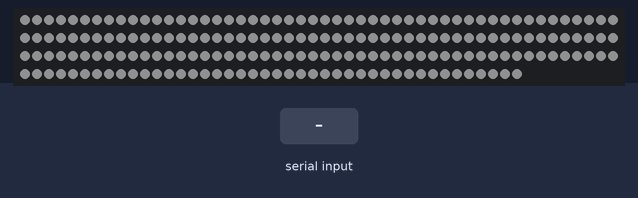
The sketch below on a simulated Arduino Uno, built with avr-gcc and run on an emulated ATmega328P. Shown: 192 RGB LEDs in strip order, left to right, continuing on the next row. The inputs (shaded band) are chosen by the test bench. Dim RGB values are drawn brighter than linear.

Above: at 2.7 s.
5.2 s: byte 56 (56) received over Serial
At 6.0 s:
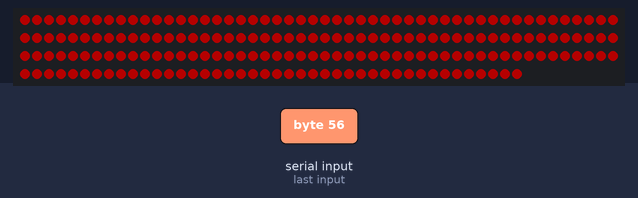
8.2 s: "1" received over Serial
At 9.2 s:
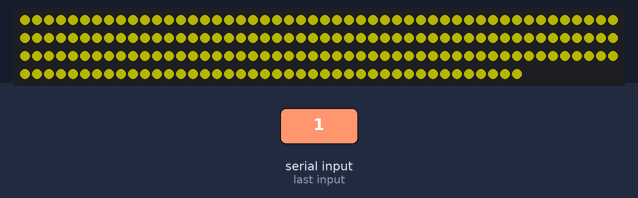
9.7 s: byte 57 (57) received over Serial
At 10.5 s:
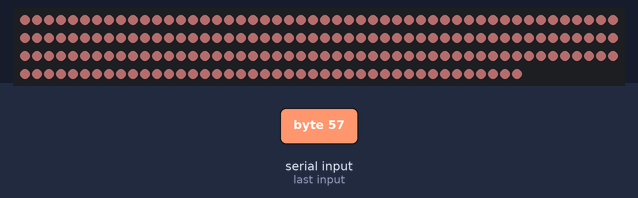
11.2 s: byte 99 (99) received over Serial
At 13.1 s:
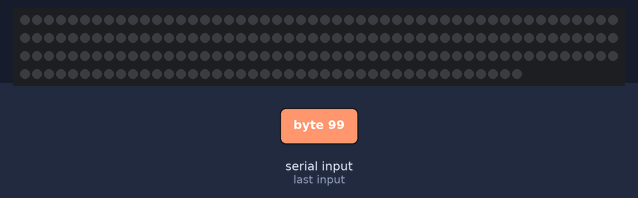
13.6 s: "2" received over Serial
At 14.3 s:
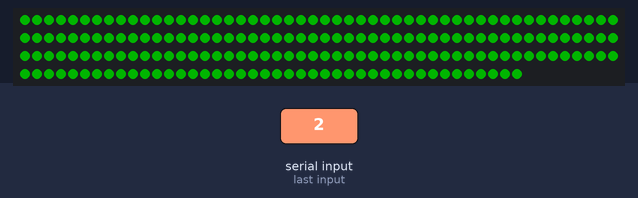
15.1 s: "4" received over Serial
At 15.6 s:
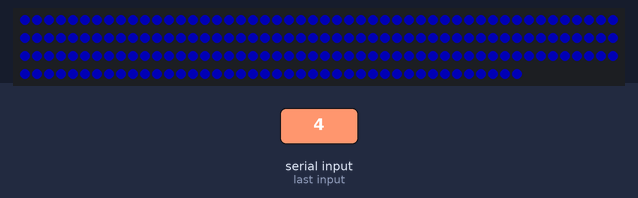
Timing chart, 0 to 17.6 s (numbered marks = the images above; inputs shaded):
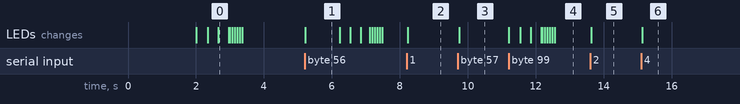

Measured:
- after the input at 5.2 s, the LEDs: change at once (image 1)
- after the input at 8.2 s, the LEDs: change at once (image 2)
- after the input at 9.7 s, the LEDs: change after 0.05 s (image 3)
- after the input at 11.2 s, the LEDs: first change at once (image 4 shows a later state)
- after the input at 13.6 s, the LEDs: change at once (image 5)
- after the input at 15.1 s, the LEDs: change at once (image 6)

The sketch:

newLightsAltFlow.ino
```cpp
#include <FastLED.h>


#define LED_PIN     11
#define NUM_LEDS    8*24
#define BRIGHTNESS  64
#define LED_TYPE    WS2812B
#define COLOR_ORDER GRB
#define UPDATES_PER_SECOND 100
CRGBArray<NUM_LEDS> leds;
void setup() {
    millidel( 2000 ); //  power-up safety millidel
    FastLED.addLeds<LED_TYPE, LED_PIN, COLOR_ORDER>(leds, NUM_LEDS).setCorrection( TypicalLEDStrip );
    FastLED.setBrightness(  BRIGHTNESS );
    Serial.begin(9600);

    fillLeds(255,255,255);
    millidel(100);
    fadeAll();
}


uint8_t RControl = 0;
uint8_t GControl = 0;
uint8_t BControl = 0;
int flashRateControl = 0; //  0 means no flashing, btw.
int flashCountControl = 0;

unsigned long flashingTimer;
bool LEDsFlashingOn = false;
int flashCounter = 0;

void loop() {
    if (Serial.available()) {
      int x = Serial.read();
      // Serial.print(x);
      handleRequest(x);
    }
    if ( flashRateControl != 0 ) {
      if ( millis() > flashingTimer ) {
        flashingTimer = millis() + flashRateControl;

        if ( LEDsFlashingOn ) {
          fillLeds( 0 , 0 , 0 );
        } else {
          if ( flashCounter++ == flashCountControl ) {
            setLeds( 0 , 0 , 0 , 0 );
          } else {
            fillLeds( RControl , GControl , BControl );
          }
        }
        LEDsFlashingOn = !LEDsFlashingOn;
      }
    } else {
      fillLeds( RControl , GControl , BControl );
    }
    FastLED.show();
    FastLED.delay(1000 / UPDATES_PER_SECOND);
}

void handleRequest(int x){
  switch ( x ) {
        case (int)'-': // All off
          setLeds( 0 , 0 , 0 , 0 );
          break;
        case 48: // Power On
          setLeds( 255 , 255 , 255 , 0 );
          break;
        case 49: // Disabled
          setLeds( 255 , 255 , 0 , 0 );
          break;
        case 50: // Auto Enabled
          setLeds( 0 , 255 , 0 , 0 );
          break;
        case 51: // Auto Disabled
          setLeds( 0 , 0 , 0 , 0 );
          break;
        case 52: // Telop Enabled
          setLeds( 0 , 0 , 255 , 0 );
          break;
        case 53: // Telop Disable
          setLeds( 0 , 0 , 0 , 0 );
          break;
        case 54: // Test enable
          setLeds( 255 , 0 , 0 , 0 );
          break;
        case 55: // Test disable
          setLeds( 0 , 0 , 0 , 0 );
          break;
        case 56: // Emergency stop
          fillLeds( 255 , 0 , 0 );
          millidel(1000);
          fadeAll();
          setLeds( 0 , 0 , 0 , 0 );
          break;
        case 57: // Battery Critical
          /*FastLED.setBrightness(10);
          cautionStripes(CRGB::Brown);*/
          setLeds( 255 , 150 , 150 , 0 );
          break;
        case 97: // Signal Hatch
          setLeds( 255 , 255 , 0 , 250 );
          break;
        case 98: // Signal Cargo
          setLeds( 255 , 0 , 0 , 250 );
          break;
        case 99: // Compressor Full
          fillLeds(255, 0, 255);
          millidel(100);
          fadeAll();
          setLeds( 0 , 0 , 0 , 0 );
          break;
        case 100: // Connection Fault
          setLeds( 255 , 0 , 255 , 750 );
          break;
        case 101: // Connection Made
          setLeds( 0 , 255 , 0 , 750 );
        default:
          setLeds( 0 , 0 , 0 , 0 );
          break;
  }
}

void setLeds ( uint8_t r , uint8_t g , uint8_t b , int _flashRate ) {
  // set controls:
  RControl = r;
  GControl = g;
  BControl = b;
  flashRateControl = _flashRate;

  // set lesser-used controls to their default values:
  flashCountControl = 5;

  // reset other variables:
  flashCounter = 0;
  flashingTimer = 0;
  LEDsFlashingOn = false;
}

void fillLeds(int r, int g, int b){
  for(int i = 0; i < NUM_LEDS; i++){
    leds[i] = CRGB(r, g, b);
  }
  FastLED.show();
}
void fadeAll() {
  for(int i = 0; i < 100; i++){
    leds.fadeToBlackBy(10);
    FastLED.delay(1000/UPDATES_PER_SECOND);
    FastLED.show();

  }
}
void cautionStripes(CRGB color){
  for(int i = 0; i < NUM_LEDS; i++){
    if(i % 2 == 0){
      leds[i] = color;
    }else{
      leds[i] = CRGB::Black;
    }
  }
}
void flash(CRGB color, int count, int del){
  for(int i = 0; i < count; i++){
    if(Serial.available()){
      fillLeds(0,0,0);
      break;
    }
    fillLeds(color.r, color.g, color.b);
    millidel(del);
    fillLeds(0,0,0);
    millidel(del);
  }
}
void millidel(int del){
  int start = millis();
  while(millis() <= start + del){
    if(Serial.available()){
      break;
    }
  }
}
```
